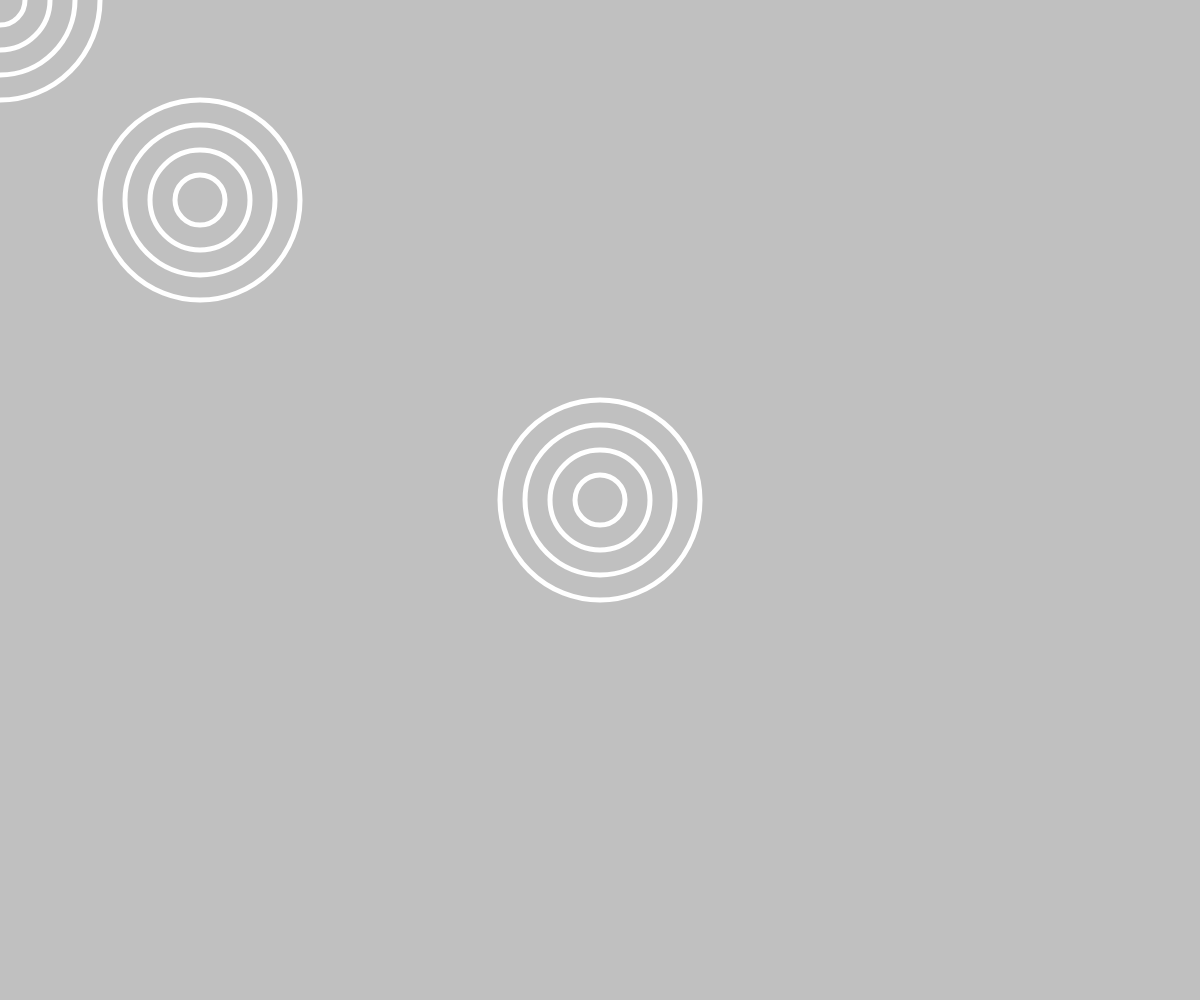
Frame 1 (no input)
Frame 2 (the mouse pressed at the canvas centre, redrawn once): identical to frame 1, image omitted

The p5.js sketch that drew this single still picture (run headless with seeded random() and noise() and a simulated clock; the mouse was pressed at the canvas centre and the sketch redrawn once):

// p5.js sketch
// ── sketch.js
"use strict"

function setup(){
	createCanvas(windowWidth, windowHeight);
	noLoop();
}

function draw(){
	background("silver");

	noFill();// 塗りなし
	stroke("white");// 線の色
	strokeWeight(5);// 線の太さ

	// 5回繰り返す処理(0,1,2,3,4)
	for(let i=0; i<5; i++){
		let dia = i * 50;// 半径(0,50,100,150,200)
		circle(0, 0, dia);
	}

	// 5回繰り返す処理(0,1,2,3,4)
	for(let i=0; i<5; i++){
		let dia = i * 50;// 半径(0,50,100,150,200)
		circle(200, 200, dia);
	}

	// 5回繰り返す処理(0,1,2,3,4)
	for(let i=0; i<5; i++){
		let dia = i * 50;// 半径(0,50,100,150,200)
		circle(width/2, height/2, dia);
	}
}
